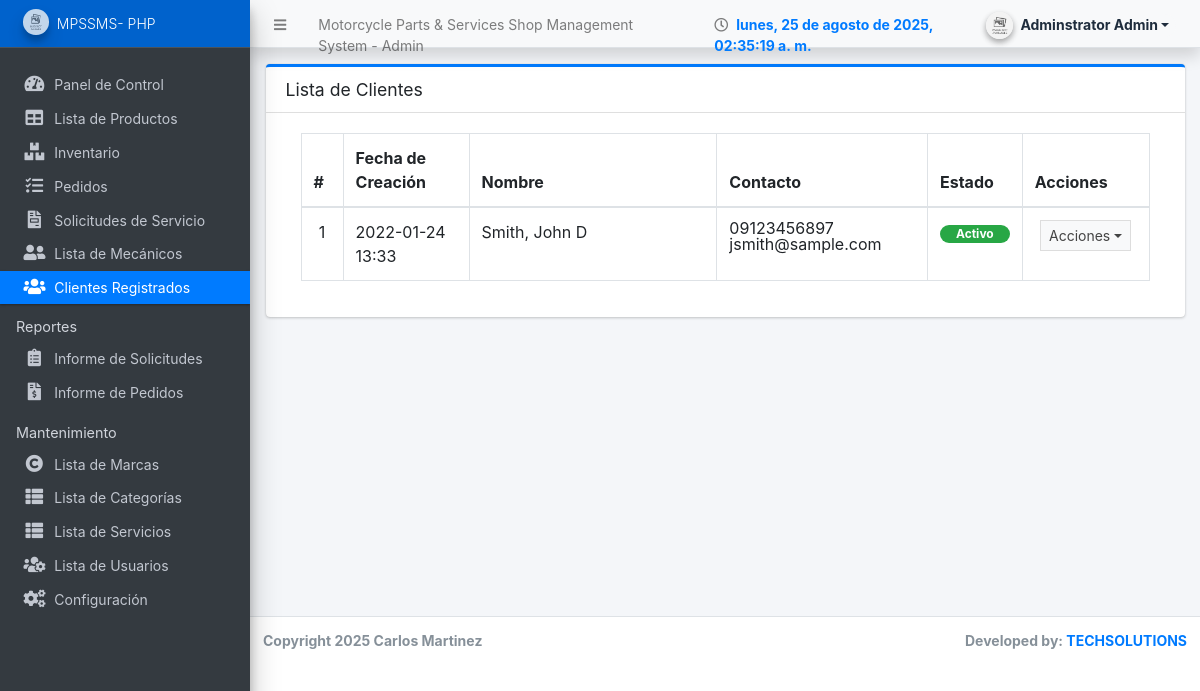
/admin/?page=clients (signed in), run on the app's committed database.
### tables this page shows
CREATE TABLE `client_list` (
  `id` int(30) NOT NULL,
  `firstname` text NOT NULL,
  `middlename` text DEFAULT NULL,
  `lastname` text NOT NULL,
  `gender` text NOT NULL,
  `contact` text NOT NULL,
  `address` text NOT NULL,
  `email` text NOT NULL,
  `password` text NOT NULL,
  `status` tinyint(1) NOT NULL DEFAULT 1,
  `delete_flag` tinyint(1) NOT NULL DEFAULT 0,
  `date_created` datetime NOT NULL DEFAULT current_timestamp(),
  `date_added` datetime DEFAULT NULL ON UPDATE current_timestamp()
);

### admin/clients/index.php (the view, shortened to what this page needs)
<div class="card card-outline card-primary">
	<div class="card-header">
		<h3 class="card-title">Lista de Clientes</h3>
	</div>
	<div class="card-body">
		<div class="container-fluid">
        <div class="container-fluid">
			<table class="table table-bordered table-stripped">
				<colgroup>
					<col width="5%">
					<col width="15%">
					<col width="30%">
					<col width="25%">
					<col width="10%">
					<col width="15%">
				</colgroup>
				<thead>
					<tr>
						<th>#</th>
						<th>Fecha de Creación</th>
						<th>Nombre</th>
						<th>Contacto</th>
						<th>Estado</th>
						<th>Acciones</th>
					</tr>
				</thead>
				<tbody>
					<?php
					$i = 1;
						$qry = $conn->query("SELECT *,concat(lastname, ', ', firstname,' ',middlename) as fullname from `client_list` where delete_flag= 0 order by concat(lastname, ', ', firstname,' ',middlename) asc ");
						while($row = $qry->fetch_assoc()):
							foreach($row as $k=> $v){
								$row[$k] = trim(stripslashes($v));
							}
					?>
						<tr>
							<td class="text-center"><?php echo $i++; ?></td>
							<td><?php echo date("Y-m-d H:i",strtotime($row['date_created'])) ?></td>
							<td><?php echo ucwords($row['fullname']) ?></td>
							<td>
								<p class="m-0 lh-1">
								<?php echo $row['contact'] ?> <br>
								<?php echo $row['email'] ?>
								</p>
							</td>
							<td class="text-center">
                                <?php if($row['status'] == 1): ?>
                                    <span class="badge badge-success rounded-pill px-3">Activo</span>
                                <?php else: ?>
                                    <span class="badge badge-danger rounded-pill px-3">Inactivo</span>
                                <?php endif; ?>
                            </td>
							<td align="center">
								 <button type="button" class="btn btn-flat btn-default btn-sm dropdown-toggle dropdown-icon" data-toggle="dropdown">
				                  		Acciones
				                  </button>
							</td>
						</tr>
					<?php endwhile; ?>
				</tbody>
			</table>
		</div>
		</div>
	</div>
</div>

### data on the page
client_list: date_created "2022-01-24 13:33", fullname "Smith, John D", contact "09123456897", email "jsmith@sample.com", status "Activo"

### other printed values
$_settings->info('name') "Motorcycle Parts & Services Shop Management System"
$_settings->userdata('firstname').' '.$_settings->userdata('lastname') "Adminstrator Admin"
$_settings->info('short_name') "MPSSMS- PHP"
